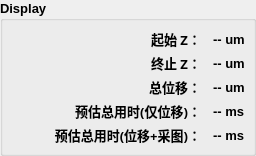
            <widget class="QGroupBox" name="group_zscan_preview">
             <property name="font">
              <font>
               <family>Arial</family>
               <pointsize>10</pointsize>
               <weight>75</weight>
               <bold>true</bold>
              </font>
             </property>
             <property name="title">
              <string>Display</string>
             </property>
             <layout class="QFormLayout" name="formLayout_zscan_preview">
              <property name="labelAlignment">
               <set>Qt::AlignRight|Qt::AlignTrailing|Qt::AlignVCenter</set>
              </property>
              <property name="horizontalSpacing">
               <number>12</number>
              </property>
              <property name="verticalSpacing">
               <number>4</number>
              </property>
              <property name="leftMargin">
               <number>8</number>
              </property>
              <property name="topMargin">
               <number>8</number>
              </property>
              <property name="rightMargin">
               <number>8</number>
              </property>
              <property name="bottomMargin">
               <number>8</number>
              </property>
              <property name="formAlignment">
               <set>Qt::AlignHCenter|Qt::AlignVCenter</set>
              </property>
              <item row="0" column="0">
               <widget class="QLabel" name="label_zscan_preview_start">
                <property name="font">
                 <font>
                  <family>Microsoft YaHei</family>
                  <pointsize>10</pointsize>
                  <weight>75</weight>
                  <bold>true</bold>
                 </font>
                </property>
                <property name="minimumSize">
                 <size>
                  <width>120</width>
                  <height>0</height>
                 </size>
                </property>
                <property name="text">
                 <string>起始 Z：</string>
                </property>
                <property name="alignment">
                 <set>Qt::AlignRight|Qt::AlignTrailing|Qt::AlignVCenter</set>
                </property>
               </widget>
              </item>
              <item row="0" column="1">
               <widget class="QLabel" name="label_zscan_preview_start_value">
                <property name="font">
                 <font>
                  <family>Arial</family>
                  <pointsize>10</pointsize>
                  <weight>75</weight>
                  <bold>true</bold>
                 </font>
                </property>
                <property name="text">
                 <string>-- um</string>
                </property>
                <property name="alignment">
                 <set>Qt::AlignLeft|Qt::AlignVCenter</set>
                </property>
               </widget>
              </item>
              <item row="1" column="0">
               <widget class="QLabel" name="label_zscan_preview_end">
                <property name="font">
                 <font>
                  <family>Microsoft YaHei</family>
                  <pointsize>10</pointsize>
                  <weight>75</weight>
                  <bold>true</bold>
                 </font>
                </property>
                <property name="minimumSize">
                 <size>
                  <width>120</width>
                  <height>0</height>
                 </size>
                </property>
                <property name="text">
                 <string>终止 Z：</string>
                </property>
                <property name="alignment">
                 <set>Qt::AlignRight|Qt::AlignTrailing|Qt::AlignVCenter</set>
                </property>
               </widget>
              </item>
              <item row="1" column="1">
               <widget class="QLabel" name="label_zscan_preview_end_value">
                <property name="font">
                 <font>
                  <family>Arial</family>
                  <pointsize>10</pointsize>
                  <weight>75</weight>
                  <bold>true</bold>
                 </font>
                </property>
                <property name="text">
                 <string>-- um</string>
                </property>
                <property name="alignment">
                 <set>Qt::AlignLeft|Qt::AlignVCenter</set>
                </property>
               </widget>
              </item>
              <item row="2" column="0">
               <widget class="QLabel" name="label_zscan_preview_distance">
                <property name="font">
                 <font>
                  <family>Microsoft YaHei</family>
                  <pointsize>10</pointsize>
                  <weight>75</weight>
                  <bold>true</bold>
                 </font>
                </property>
                <property name="minimumSize">
                 <size>
                  <width>120</width>
                  <height>0</height>
                 </size>
                </property>
                <property name="text">
                 <string>总位移：</string>
                </property>
                <property name="alignment">
                 <set>Qt::AlignRight|Qt::AlignTrailing|Qt::AlignVCenter</set>
                </property>
               </widget>
              </item>
              <item row="2" column="1">
               <widget class="QLabel" name="label_zscan_preview_distance_value">
                <property name="font">
                 <font>
                  <family>Arial</family>
                  <pointsize>10</pointsize>
                  <weight>75</weight>
                  <bold>true</bold>
                 </font>
                </property>
                <property name="text">
                 <string>-- um</string>
                </property>
                <property name="alignment">
                 <set>Qt::AlignLeft|Qt::AlignVCenter</set>
                </property>
               </widget>
              </item>
              <item row="3" column="0">
               <widget class="QLabel" name="label_zscan_preview_eta">
                <property name="font">
                 <font>
                  <family>Microsoft YaHei</family>
                  <pointsize>10</pointsize>
                  <weight>75</weight>
                  <bold>true</bold>
                 </font>
                </property>
                <property name="minimumSize">
                 <size>
                  <width>190</width>
                  <height>0</height>
                 </size>
                </property>
                <property name="text">
                 <string>预估总用时(仅位移)：</string>
                </property>
                <property name="alignment">
                 <set>Qt::AlignRight|Qt::AlignTrailing|Qt::AlignVCenter</set>
                </property>
               </widget>
              </item>
              <item row="3" column="1">
               <widget class="QLabel" name="label_zscan_preview_eta_value">
                <property name="font">
                 <font>
                  <family>Arial</family>
                  <pointsize>10</pointsize>
                  <weight>75</weight>
                  <bold>true</bold>
                 </font>
                </property>
                <property name="text">
                 <string>-- ms</string>
                </property>
                <property name="alignment">
                 <set>Qt::AlignLeft|Qt::AlignVCenter</set>
                </property>
               </widget>
              </item>
              <item row="4" column="0">
               <widget class="QLabel" name="label_zscan_preview_capture_eta">
                <property name="font">
                 <font>
                  <family>Microsoft YaHei</family>
                  <pointsize>10</pointsize>
                  <weight>75</weight>
                  <bold>true</bold>
                 </font>
                </property>
                <property name="minimumSize">
                 <size>
                  <width>190</width>
                  <height>0</height>
                 </size>
                </property>
                <property name="text">
                 <string>预估总用时(位移+采图)：</string>
                </property>
                <property name="alignment">
                 <set>Qt::AlignRight|Qt::AlignTrailing|Qt::AlignVCenter</set>
                </property>
               </widget>
              </item>
              <item row="4" column="1">
               <widget class="QLabel" name="label_zscan_preview_capture_eta_value">
                <property name="font">
                 <font>
                  <family>Arial</family>
                  <pointsize>10</pointsize>
                  <weight>75</weight>
                  <bold>true</bold>
                 </font>
                </property>
                <property name="text">
                 <string>-- ms</string>
                </property>
                <property name="alignment">
                 <set>Qt::AlignLeft|Qt::AlignVCenter</set>
                </property>
               </widget>
              </item>
             </layout>
            </widget>
